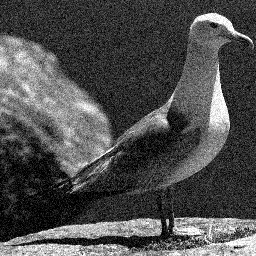
#> input picture Arithmetic Operations, Spatial Filtering/NoisyGull.pgm, 256 x 256 px
$ python imgAvgKer.py   (Python 2 division)
#> lines starting #> are read from the running program, lines starting #| are printed output that depends on the picture
import Image
img = Image.open("NoisyGull.pgm")
#> img is the input picture: PIL image 256x256 L; min 0, max 255, mean 77.9
width = img.size[0]
#> width = 256
height = img.size[1]
#> height = 256
#Everything is equal
for k_size in [3,5,7,9]:
	out_img = Image.new('L', (width, height)) # Create a blank image
	pixels = out_img.load()
	for y in xrange(height):
		for x in xrange(width):
			num_avgs = k_size*k_size
			sum = 0
			offset = ((k_size-1)/2)
			for box_y in xrange((y-offset),(y+offset)):
				for box_x in xrange((x-offset),(x+offset)):
					try:
						sum = sum + img.getpixel((box_x,box_y))
					except Exception, e:
						pass
			pixels[x,y]=int(sum/num_avgs)

	out_img.show()
	out_img.save("k_size%i.png"%k_size)
#> this loop made 4 passes
#> pass 1, `out_img.show()`:
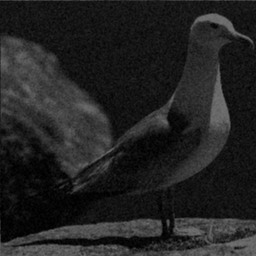
#> shown: PIL image 256x256 L; min 0, max 113, mean 34.2
#> pass 2, `out_img.show()`:
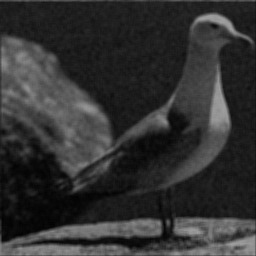
#> shown: PIL image 256x256 L; min 1, max 159, mean 49.3
#> after the loop:
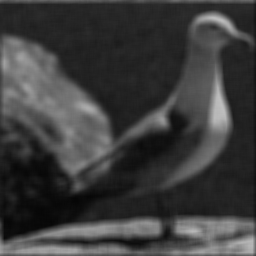
#> out_img: PIL image 256x256 L; min 5, max 191, mean 60.7
